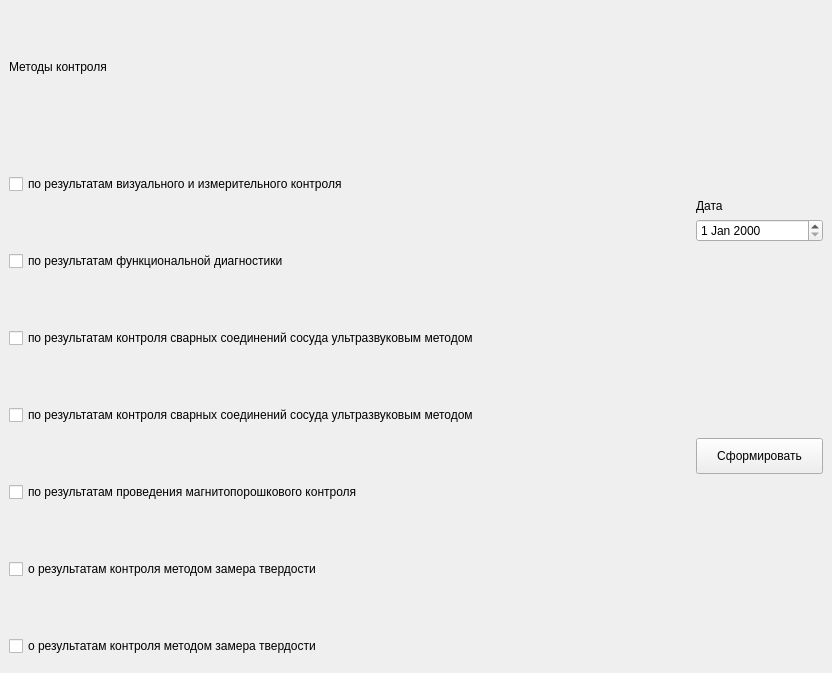
<?xml version="1.0" encoding="UTF-8"?>
<ui version="4.0">
 <class>MainWindow</class>
 <widget class="QMainWindow" name="MainWindow">
  <property name="geometry">
   <rect>
    <x>0</x>
    <y>0</y>
    <width>832</width>
    <height>673</height>
   </rect>
  </property>
  <property name="windowTitle">
   <string>MainWindow</string>
  </property>
  <widget class="QWidget" name="centralwidget">
   <layout class="QVBoxLayout" name="verticalLayout_3">
    <item>
     <layout class="QHBoxLayout" name="horizontalLayout_2">
      <item>
       <layout class="QHBoxLayout" name="horizontalLayout">
        <item>
         <layout class="QVBoxLayout" name="verticalLayout">
          <property name="spacing">
           <number>49</number>
          </property>
          <item>
           <widget class="QLabel" name="label">
            <property name="maximumSize">
             <size>
              <width>16777215</width>
              <height>100</height>
             </size>
            </property>
            <property name="styleSheet">
             <string notr="true">margin: 0;</string>
            </property>
            <property name="text">
             <string>Методы контроля</string>
            </property>
           </widget>
          </item>
          <item>
           <widget class="QCheckBox" name="checkBox">
            <property name="text">
             <string>по результатам визуального и измерительного контроля</string>
            </property>
           </widget>
          </item>
          <item>
           <widget class="QCheckBox" name="checkBox_2">
            <property name="text">
             <string>по результатам функциональной диагностики</string>
            </property>
           </widget>
          </item>
          <item>
           <widget class="QCheckBox" name="checkBox_3">
            <property name="sizePolicy">
             <sizepolicy hsizetype="MinimumExpanding" vsizetype="Fixed">
              <horstretch>0</horstretch>
              <verstretch>0</verstretch>
             </sizepolicy>
            </property>
            <property name="text">
             <string>по результатам контроля сварных соединений сосуда ультразвуковым методом</string>
            </property>
           </widget>
          </item>
          <item>
           <widget class="QCheckBox" name="checkBox_4">
            <property name="text">
             <string>по результатам контроля сварных соединений сосуда ультразвуковым методом</string>
            </property>
           </widget>
          </item>
          <item>
           <widget class="QCheckBox" name="checkBox_5">
            <property name="text">
             <string>по результатам проведения магнитопорошкового контроля</string>
            </property>
           </widget>
          </item>
          <item>
           <widget class="QCheckBox" name="checkBox_6">
            <property name="text">
             <string>о результатам контроля методом замера твердости</string>
            </property>
           </widget>
          </item>
          <item>
           <widget class="QCheckBox" name="checkBox_8">
            <property name="text">
             <string>о результатам контроля методом замера твердости</string>
            </property>
           </widget>
          </item>
         </layout>
        </item>
       </layout>
      </item>
      <item>
       <layout class="QVBoxLayout" name="verticalLayout_2">
        <item>
         <spacer name="verticalSpacer">
          <property name="orientation">
           <enum>Qt::Vertical</enum>
          </property>
          <property name="sizeHint" stdset="0">
           <size>
            <width>20</width>
            <height>40</height>
           </size>
          </property>
         </spacer>
        </item>
        <item>
         <widget class="QLabel" name="label_2">
          <property name="text">
           <string>Дата</string>
          </property>
         </widget>
        </item>
        <item>
         <widget class="QDateEdit" name="dateEdit"/>
        </item>
        <item>
         <spacer name="verticalSpacer_3">
          <property name="orientation">
           <enum>Qt::Vertical</enum>
          </property>
          <property name="sizeHint" stdset="0">
           <size>
            <width>20</width>
            <height>40</height>
           </size>
          </property>
         </spacer>
        </item>
        <item>
         <widget class="QPushButton" name="pushButton">
          <property name="sizePolicy">
           <sizepolicy hsizetype="Minimum" vsizetype="Fixed">
            <horstretch>0</horstretch>
            <verstretch>0</verstretch>
           </sizepolicy>
          </property>
          <property name="styleSheet">
           <string notr="true">padding: 10px 20px;</string>
          </property>
          <property name="text">
           <string>Сформировать</string>
          </property>
         </widget>
        </item>
        <item>
         <spacer name="verticalSpacer_2">
          <property name="orientation">
           <enum>Qt::Vertical</enum>
          </property>
          <property name="sizeHint" stdset="0">
           <size>
            <width>20</width>
            <height>40</height>
           </size>
          </property>
         </spacer>
        </item>
       </layout>
      </item>
     </layout>
    </item>
   </layout>
  </widget>
 </widget>
 <resources/>
 <connections/>
</ui>
